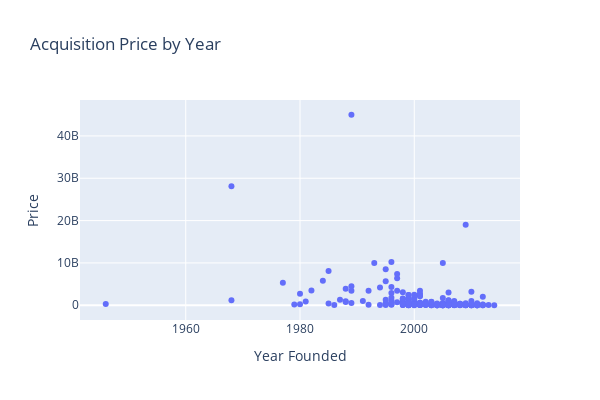

The notebook cell this image was saved under:
### Code cell
fig = px.scatter(
    acquired,
    x="Year Founded",
    y="Price",
    title="Acquisition Price by Year",
    width=600,
    height=400,
)
fig.show()

### Figure 1 — Plotly figure (JSON) as saved in the notebook; plotly's stock layout.template omitted (floating-point values rounded to 4 significant figures; data arrays with more than 128 entries replaced by an {"elided": "..."} marker saying what was removed)
{"data": [{"hovertemplate": "Year Founded=%{x}<br>Price=%{y}<extra></extra>", "legendgroup": "", "marker": {"color": "#636efa", "symbol": "circle"}, "mode": "markers", "name": "", "orientation": "v", "showlegend": false, "type": "scatter", "x": {"elided": "310 float values"}, "xaxis": "x", "y": {"elided": "310 int values"}, "yaxis": "y"}], "layout": {"height": 400, "legend": {"tracegroupgap": 0}, "title": {"text": "Acquisition Price by Year"}, "width": 600, "xaxis": {"anchor": "y", "domain": [0, 1], "title": {"text": "Year Founded"}}, "yaxis": {"anchor": "x", "domain": [0, 1], "title": {"text": "Price"}}}}
